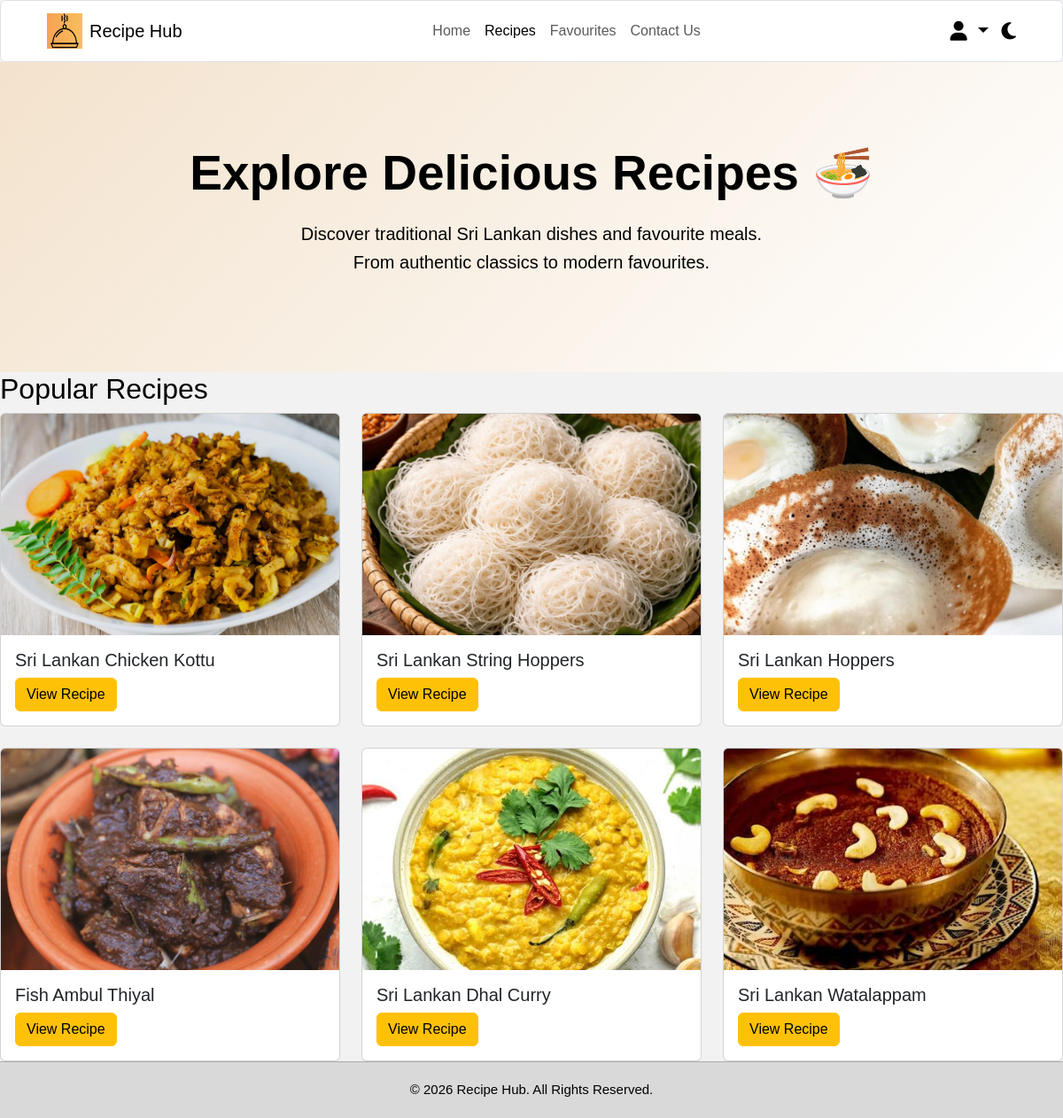
Page /Recipes.php (signed in) on the committed database.
### tables this page shows
CREATE TABLE `recipes` (
  `id` int(11) NOT NULL,
  `recipe_key` varchar(100) DEFAULT NULL,
  `title` varchar(255) NOT NULL,
  `description` text DEFAULT NULL,
  `image` varchar(255) DEFAULT NULL,
  `ingredients` text NOT NULL,
  `instructions` text NOT NULL,
  `prep_time` varchar(50) DEFAULT NULL,
  `cook_time` varchar(50) DEFAULT NULL,
  `total_time` varchar(50) DEFAULT NULL,
  `servings` varchar(50) DEFAULT NULL,
  `user_id` int(11) DEFAULT NULL
);

### Recipes.php (the view, shortened to what this page needs)
<?php
include "includes/db.php";
$sql = "SELECT id, recipe_key, title, description, image, ingredients, instructions
        FROM recipes
        WHERE recipe_key IN (
            'kottu',
            'stringhoppers',
            'hoppers',
            'dhal',
            'fish',
            'watalappan'
        )
        ORDER BY id ASC";
$stmt = $conn->prepare($sql);
$stmt->execute();
$recipes = $stmt->fetchAll(PDO::FETCH_ASSOC);
?>
<!DOCTYPE html>
<html lang="en">
<head>
<link href="https://cdn.jsdelivr.net/npm/bootstrap@5.3.3/dist/css/bootstrap.min.css"
      rel="stylesheet">
<link rel="stylesheet"
      href="https://cdnjs.cloudflare.com/ajax/libs/font-awesome/6.5.0/css/all.min.css">
<link rel="stylesheet"
      href="css/style.css">
</head>
<body>
<header>
<nav class="navbar navbar-expand-lg bg-white border rounded">
<div class="container-fluid">
    <a class="navbar-brand d-flex align-items-center"
       href="home.php">
        <img src="Images/Logo/Recipe_Hub_logo.png"
             width="40"
             height="40"
             class="me-2">
        <span>
            Recipe Hub
        </span>
    </a>
    <div class="collapse navbar-collapse"
         id="navbarMenu">
        <ul class="navbar-nav mx-auto">
            <li class="nav-item">
                <a class="nav-link"
                   href="home.php">
                    Home
                </a>
            </li>
            <li class="nav-item">
                <a class="nav-link active"
                   href="recipes.php">
                    Recipes
                </a>
            </li>
            <li class="nav-item">
                <a class="nav-link"
                   href="favourites.php">
                    Favourites
                </a>
            </li>
            <li class="nav-item">
                <a class="nav-link"
                   href="Contacts.php">
                    Contact Us
                </a>
            </li>
        </ul>
        <div class="dropdown">
            <a href="#"
               class="user-icon dropdown-toggle"
               data-bs-toggle="dropdown"
               aria-expanded="false">
                <i class="fa-solid fa-user"></i>
            </a>
        </div>
        <i class="fa-solid fa-moon mode-icon"></i>
    </div>
</div>
</nav>
</header>
<section class="recipes-banner">
<div class="banner-content">
    <h1>
        Explore Delicious Recipes 🍜
    </h1>
    <p>
        Discover traditional Sri Lankan dishes and favourite meals.
        <br>
        From authentic classics to modern favourites.
    </p>
</div>
</section>
<section class="all-recipes">
<h2>
    Popular Recipes
</h2>
<div class="row row-cols-1 row-cols-md-3 g-4">
    <?php foreach ($recipes as $recipe): ?>
<div class="col recipe-card">
    <div class="card h-100">
    <img
        src="<?php echo htmlspecialchars($recipe["image"]); ?>"
        class="card-img-top"
        alt="<?php echo htmlspecialchars($recipe["title"]); ?>">
    <div class="card-body">
        <h5 class="card-title recipe-name">
            <?php echo htmlspecialchars($recipe["title"]); ?>
        </h5>
        <a href="recipe-details.php?recipe=<?php echo urlencode($recipe["recipe_key"]); ?>"
            class="btn btn-warning">
            View Recipe
        </a>
    </div>
</div>
</div>
<?php endforeach; ?>
</div>
</section>
<footer>
© 2026 Recipe Hub. All Rights Reserved.
</footer>
</body>
</html>

### css/Style.css (style rules this page uses)
* { margin:0; padding:0; box-sizing:border-box; font-family:Arial, Helvetica, sans-serif; }
body { background:#f2f2f2; min-height:100vh; color:black; display:flex; flex-direction:column; }
footer { margin-top:auto; }
body { background:#f2f2f2; min-height:100vh; color:black; }
img { max-width:100%; }
a { text-decoration:none; }
header .navbar { height:70px; padding:8px 40px; background:white; border:1px solid #ddd; border-radius:10px; }
.user-icon, .mode-icon { font-size:22px; cursor:pointer; transition:0.3s; margin-left:15px; }
.card-img-top { height:250px; object-fit:cover; }
.recipe-card, .category-card, .category-box, .card { transition:all 0.3s ease; cursor:pointer; }
footer { width:100%; background:#D9D9D9; color:black; text-align:center; padding:20px; border-top:1px solid #aaa; font-size:15px; }
.recipes-banner { height:350px; display:flex; justify-content:center; align-items:center; text-align:center; background: linear-gradient( 135deg, #f8a53833, #ffffff); background-size:cover; background-position:center; }
.banner-content { color:black; }
.banner-content h1 { font-size:55px; font-weight:bold; margin-bottom:20px; }
.banner-content p { font-size:20px; line-height:1.6; }
.dropdown .user-icon { color:black; font-size:22px; cursor:pointer; text-decoration:none; }

### rows in the picture
recipes: image (picture), title "Sri Lankan Chicken Kottu"
recipes: image (picture), title "Sri Lankan String Hoppers"
recipes: image (picture), title "Sri Lankan Hoppers"
recipes: image (picture), title "Fish Ambul Thiyal"
recipes: image (picture), title "Sri Lankan Dhal Curry"
recipes: image (picture), title "Sri Lankan Watalappam"
